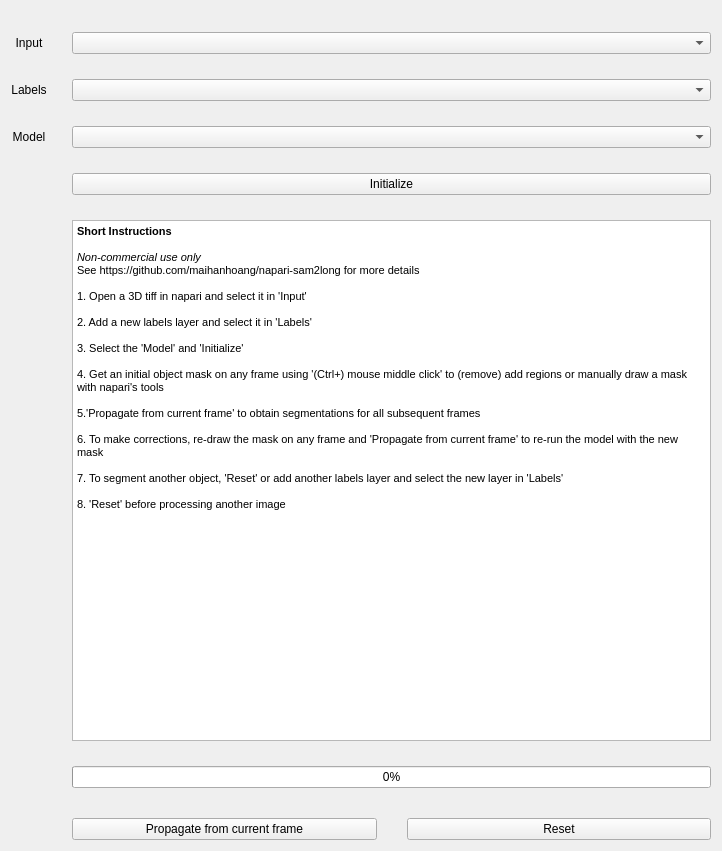
<?xml version="1.0" encoding="UTF-8"?>
<ui version="4.0">
 <class>Form</class>
 <widget class="QWidget" name="Form">
  <property name="geometry">
   <rect>
    <x>0</x>
    <y>0</y>
    <width>722</width>
    <height>851</height>
   </rect>
  </property>
  <property name="windowTitle">
   <string>Form</string>
  </property>
  <layout class="QVBoxLayout" name="verticalLayout_2">
   <item>
    <layout class="QGridLayout" name="gridLayout">
     <property name="topMargin">
      <number>21</number>
     </property>
     <property name="horizontalSpacing">
      <number>25</number>
     </property>
     <property name="verticalSpacing">
      <number>25</number>
     </property>
     <item row="12" column="1">
      <layout class="QVBoxLayout" name="verticalLayout">
       <property name="spacing">
        <number>30</number>
       </property>
       <item>
        <widget class="QProgressBar" name="Propagation_progress">
         <property name="value">
          <number>0</number>
         </property>
        </widget>
       </item>
       <item>
        <layout class="QHBoxLayout" name="horizontalLayout_14">
         <item>
          <widget class="QPushButton" name="Propagate_btn">
           <property name="text">
            <string>Propagate from current frame</string>
           </property>
          </widget>
         </item>
         <item>
          <widget class="QPushButton" name="reset_btn">
           <property name="text">
            <string>Reset</string>
           </property>
          </widget>
         </item>
        </layout>
       </item>
      </layout>
     </item>
     <item row="7" column="0">
      <widget class="QLabel" name="Output_label">
       <property name="text">
        <string>Labels</string>
       </property>
       <property name="alignment">
        <set>Qt::AlignCenter</set>
       </property>
      </widget>
     </item>
     <item row="9" column="1">
      <widget class="QPushButton" name="Initialize_btn">
       <property name="text">
        <string>Initialize</string>
       </property>
      </widget>
     </item>
     <item row="4" column="1">
      <layout class="QHBoxLayout" name="horizontalLayout_2">
       <item>
        <widget class="QComboBox" name="image_layer_combo"/>
       </item>
      </layout>
     </item>
     <item row="4" column="0">
      <widget class="QLabel" name="Image_label">
       <property name="text">
        <string>Input</string>
       </property>
       <property name="alignment">
        <set>Qt::AlignCenter</set>
       </property>
      </widget>
     </item>
     <item row="14" column="1">
      <layout class="QHBoxLayout" name="horizontalLayout_16">
       <property name="spacing">
        <number>20</number>
       </property>
      </layout>
     </item>
     <item row="7" column="1">
      <layout class="QHBoxLayout" name="horizontalLayout_5">
       <item>
        <widget class="QComboBox" name="output_layer_combo"/>
       </item>
      </layout>
     </item>
     <item row="10" column="1">
      <layout class="QVBoxLayout" name="verticalLayout_5">
       <property name="spacing">
        <number>50</number>
       </property>
       <item>
        <widget class="QTextEdit" name="textEdit">
         <property name="html">
          <string>&lt;!DOCTYPE HTML PUBLIC &quot;-//W3C//DTD HTML 4.0//EN&quot; &quot;http://www.w3.org/TR/REC-html40/strict.dtd&quot;&gt;
&lt;html&gt;&lt;head&gt;&lt;meta name=&quot;qrichtext&quot; content=&quot;1&quot; /&gt;&lt;style type=&quot;text/css&quot;&gt;
p, li { white-space: pre-wrap; }
&lt;/style&gt;&lt;/head&gt;&lt;body style=&quot; font-family:'MS Shell Dlg 2'; font-size:9.75pt; font-weight:400; font-style:normal;&quot;&gt;
&lt;p style=&quot; margin-top:0px; margin-bottom:0px; margin-left:0px; margin-right:0px; -qt-block-indent:0; text-indent:0px;&quot;&gt;&lt;span style=&quot; font-size:8.25pt; font-weight:bold;&quot;&gt;Short Instructions&lt;/span&gt;&lt;/p&gt;
&lt;p style=&quot;-qt-paragraph-type:empty; margin-top:0px; margin-bottom:0px; margin-left:0px; margin-right:0px; -qt-block-indent:0; text-indent:0px; font-size:8.25pt;&quot;&gt;&lt;br /&gt;&lt;/p&gt;
&lt;p style=&quot; margin-top:0px; margin-bottom:0px; margin-left:0px; margin-right:0px; -qt-block-indent:0; text-indent:0px;&quot;&gt;&lt;span style=&quot; font-size:8.25pt; font-style: italic&quot;&gt;Non-commercial use only&lt;/span&gt;&lt;/p&gt;
&lt;p style=&quot; margin-top:0px; margin-bottom:0px; margin-left:0px; margin-right:0px; -qt-block-indent:0; text-indent:0px;&quot;&gt;&lt;span style=&quot; font-size:8.25pt;&quot;&gt;See https://github.com/maihanhoang/napari-sam2long for more details&lt;/span&gt;&lt;/p&gt;
&lt;p style=&quot;-qt-paragraph-type:empty; margin-top:0px; margin-bottom:0px; margin-left:0px; margin-right:0px; -qt-block-indent:0; text-indent:0px; font-size:8.25pt;&quot;&gt;&lt;br /&gt;&lt;/p&gt;
&lt;p style=&quot; margin-top:0px; margin-bottom:0px; margin-left:0px; margin-right:0px; -qt-block-indent:0; text-indent:0px;&quot;&gt;&lt;span style=&quot; font-size:8.25pt;&quot;&gt;1. Open a 3D tiff in napari and select it in 'Input'&lt;/span&gt;&lt;/p&gt;
&lt;p style=&quot;-qt-paragraph-type:empty; margin-top:0px; margin-bottom:0px; margin-left:0px; margin-right:0px; -qt-block-indent:0; text-indent:0px; font-size:8.25pt;&quot;&gt;&lt;br /&gt;&lt;/p&gt;
&lt;p style=&quot; margin-top:0px; margin-bottom:0px; margin-left:0px; margin-right:0px; -qt-block-indent:0; text-indent:0px;&quot;&gt;&lt;span style=&quot; font-size:8.25pt;&quot;&gt;2. Add a new labels layer and select it in 'Labels'&lt;/span&gt;&lt;/p&gt;
&lt;p style=&quot;-qt-paragraph-type:empty; margin-top:0px; margin-bottom:0px; margin-left:0px; margin-right:0px; -qt-block-indent:0; text-indent:0px; font-size:8.25pt;&quot;&gt;&lt;br /&gt;&lt;/p&gt;
&lt;p style=&quot; margin-top:0px; margin-bottom:0px; margin-left:0px; margin-right:0px; -qt-block-indent:0; text-indent:0px;&quot;&gt;&lt;span style=&quot; font-size:8.25pt;&quot;&gt;3. Select the 'Model' and 'Initialize'&lt;/span&gt;&lt;/p&gt;
&lt;p style=&quot;-qt-paragraph-type:empty; margin-top:0px; margin-bottom:0px; margin-left:0px; margin-right:0px; -qt-block-indent:0; text-indent:0px; font-size:8.25pt;&quot;&gt;&lt;br /&gt;&lt;/p&gt;
&lt;p style=&quot; margin-top:0px; margin-bottom:0px; margin-left:0px; margin-right:0px; -qt-block-indent:0; text-indent:0px;&quot;&gt;&lt;span style=&quot; font-size:8.25pt;&quot;&gt;4. Get an initial object mask on any frame using '(Ctrl+) mouse middle click' to (remove) add regions or manually draw a mask with napari's tools&lt;/span&gt;&lt;/p&gt;
&lt;p style=&quot;-qt-paragraph-type:empty; margin-top:0px; margin-bottom:0px; margin-left:0px; margin-right:0px; -qt-block-indent:0; text-indent:0px; font-size:8.25pt;&quot;&gt;&lt;br /&gt;&lt;/p&gt;
&lt;p style=&quot; margin-top:0px; margin-bottom:0px; margin-left:0px; margin-right:0px; -qt-block-indent:0; text-indent:0px;&quot;&gt;&lt;span style=&quot; font-size:8.25pt;&quot;&gt;5.'Propagate from current frame' to obtain segmentations for all subsequent frames  &lt;/span&gt;&lt;/p&gt;
&lt;p style=&quot;-qt-paragraph-type:empty; margin-top:0px; margin-bottom:0px; margin-left:0px; margin-right:0px; -qt-block-indent:0; text-indent:0px; font-size:8.25pt;&quot;&gt;&lt;br /&gt;&lt;/p&gt;
&lt;p style=&quot; margin-top:0px; margin-bottom:0px; margin-left:0px; margin-right:0px; -qt-block-indent:0; text-indent:0px;&quot;&gt;&lt;span style=&quot; font-size:8.25pt;&quot;&gt;6. To make corrections, re-draw the mask on any frame and 'Propagate from current frame' to re-run the model with the new mask&lt;/span&gt;&lt;/p&gt;
&lt;p style=&quot;-qt-paragraph-type:empty; margin-top:0px; margin-bottom:0px; margin-left:0px; margin-right:0px; -qt-block-indent:0; text-indent:0px; font-size:8.25pt;&quot;&gt;&lt;br /&gt;&lt;/p&gt;
&lt;p style=&quot; margin-top:0px; margin-bottom:0px; margin-left:0px; margin-right:0px; -qt-block-indent:0; text-indent:0px;&quot;&gt;&lt;span style=&quot; font-size:8.25pt;&quot;&gt;7. To segment another object, 'Reset' or add another labels layer and select the new layer in 'Labels' &lt;/span&gt;&lt;/p&gt;&lt;/body&gt;&lt;/html&gt;
&lt;p style=&quot;-qt-paragraph-type:empty; margin-top:0px; margin-bottom:0px; margin-left:0px; margin-right:0px; -qt-block-indent:0; text-indent:0px; font-size:8.25pt;&quot;&gt;&lt;br /&gt;&lt;/p&gt;
&lt;p style=&quot; margin-top:0px; margin-bottom:0px; margin-left:0px; margin-right:0px; -qt-block-indent:0; text-indent:0px;&quot;&gt;&lt;span style=&quot; font-size:8.25pt;&quot;&gt;8. 'Reset' before processing another image &lt;/span&gt;&lt;/p&gt;&lt;/body&gt;&lt;/html&gt;</string>
         </property>
        </widget>
       </item>
      </layout>
     </item>
     <item row="8" column="0">
      <widget class="QLabel" name="label">
       <property name="text">
        <string>Model</string>
       </property>
       <property name="alignment">
        <set>Qt::AlignCenter</set>
       </property>
      </widget>
     </item>
     <item row="8" column="1">
      <widget class="QComboBox" name="model_cbbox"/>
     </item>
    </layout>
   </item>
  </layout>
 </widget>
 <resources/>
 <connections/>
</ui>
